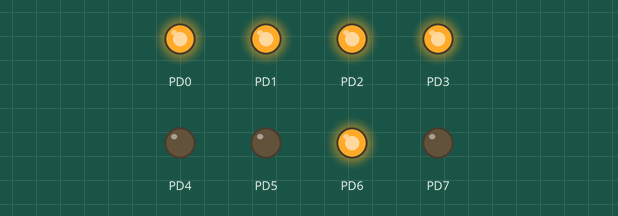
Recording of a program running on a simulated ATmega128, built with avr-gcc and emulated at 8 MHz. On the bench: output pins drawn as LEDs (lit = HIGH).

Above: at 0.5 s.
At 2.5 s:
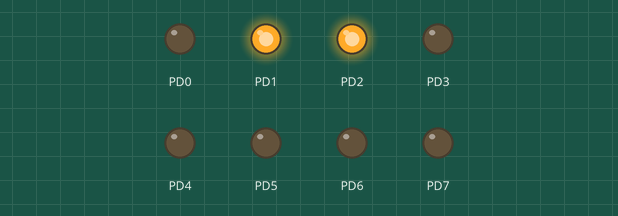
At 4.8 s:
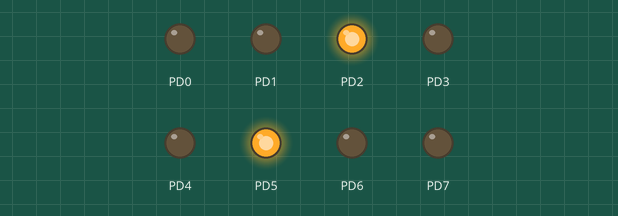
At 5.6 s:
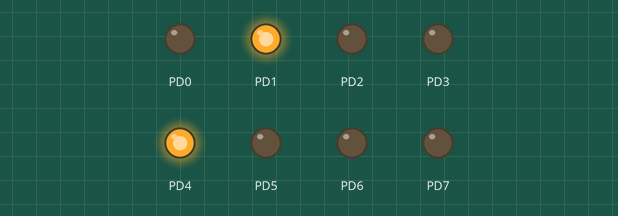
At 6.3 s:
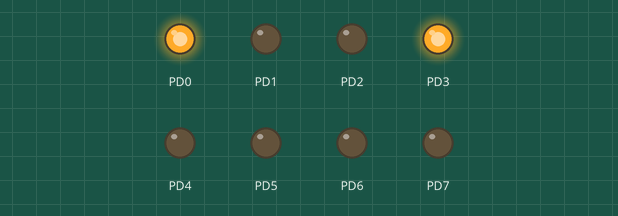
At 8.2 s:
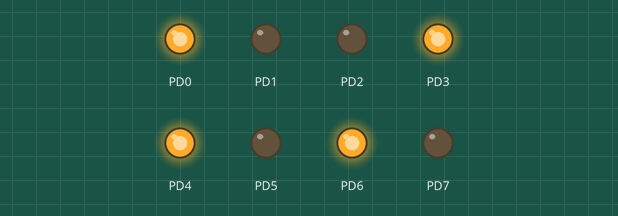
Timing chart, 0 to 8.8 s (numbered marks = the images above):
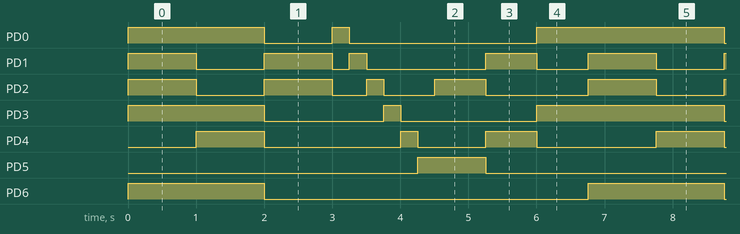

The program:

main.c
```c
/*
 * B4.c
 *
 * Created: 21-2-2018 12:58:35
 * Author : larsv
 */

#define F_CPU 8000000

#include <avr/io.h>
#include <util/delay.h>

typedef struct {
	uint8_t output;
	uint16_t delay;
} SEGMENTACTION;

const SEGMENTACTION pattern[] = {
	{0x4F, 1000}, {0x59, 1000}, {0x06, 1000},
	{0x01, 250}, {0x02, 250}, {0x04, 250}, {0x08, 250}, {0x10, 250}, {0x20, 250},
	{0x24, 750}, {0x12, 750}, {0x09, 750},
	{0x00, 0}
};

void wait(int ms) {
	for(int i = 0; i < ms; i++) {
		_delay_ms(1);
	}
}

int main(void)
{
	DDRD = 0xFF;
	PORTD = 0x00;

	int i;
	while (1)
	{
		i = 0;
		while(pattern[i].delay != 0) {
			PORTD = pattern[i].output;
			wait(pattern[i].delay);
			i++;
		}
	}
}
```

Measured:
- by itself, PD0: repeats every 6.8 s: LOW 1.0 s, HIGH 0.25 s, LOW 2.8 s, HIGH 2.8 s
- by itself, PD1: repeats every 6.8 s: LOW 1.0 s, HIGH 1.0 s, LOW 0.25 s, HIGH 0.25 s, LOW 1.8 s, HIGH 0.75 s, LOW 0.75 s, HIGH 1.0 s
- by itself, PD2: repeats every 6.8 s: LOW 1.0 s, HIGH 1.0 s, LOW 0.50 s, HIGH 0.25 s, LOW 0.75 s, HIGH 0.75 s, LOW 1.5 s, HIGH 1.0 s
- by itself, PD3: repeats every 6.8 s: LOW 1.8 s, HIGH 0.25 s, LOW 2.0 s, HIGH 2.8 s
- by itself, PD4: repeats every 6.8 s: LOW 2.0 s, HIGH 0.25 s, LOW 1.0 s, HIGH 0.75 s, LOW 1.8 s, HIGH 1.0 s
- by itself, PD5: alternates HIGH for 1.0 s and LOW for 5.8 s
- by itself, PD6: alternates HIGH for 2.0 s and LOW for 4.8 s
